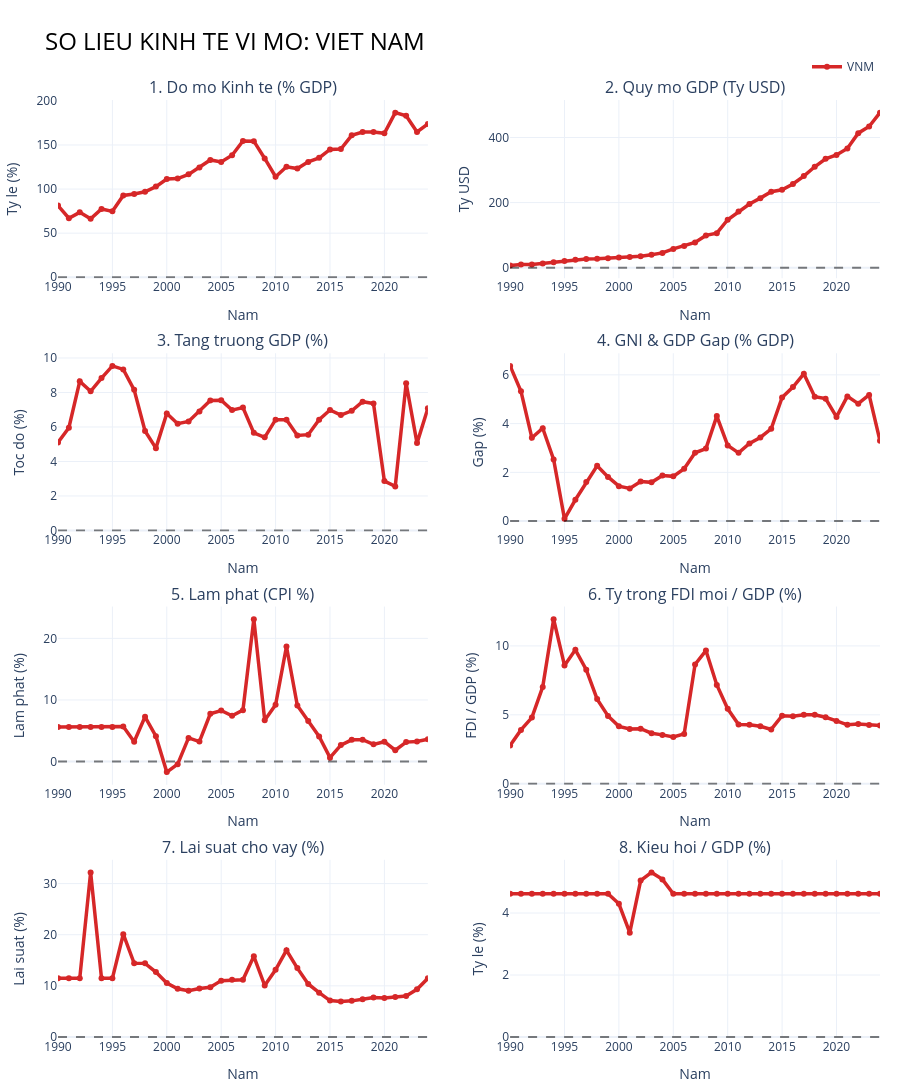

The code cell stored with this chart in its notebook:
### Code cell
import pandas as pd
import plotly.graph_objects as go
from plotly.subplots import make_subplots

# 1. DOC DU LIEU
file_path = 'cleaned_data/information/panel_macro_cleaned.csv'
try:
    df = pd.read_csv(file_path)
except FileNotFoundError:
    print(f"Khong tim thay file tai {file_path}.")

# 2. DINH NGHIA CAC CHI SO CAN VE (8 bieu do)
indicators = [
    {'col': 'Economic_Openness_Pct', 'title': '1. Do mo Kinh te (% GDP)', 'ylabel': 'Ty le (%)'},
    {'col': 'GDP_Current_USD', 'title': '2. Quy mo GDP (Ty USD)', 'ylabel': 'Ty USD', 'divide_by': 1e9},
    {'col': 'GDP_Growth_Pct', 'title': '3. Tang truong GDP (%)', 'ylabel': 'Toc do (%)'},
    {'col': 'GDP_GNI_Gap_Pct', 'title': '4. GNI & GDP Gap (% GDP)', 'ylabel': 'Gap (%)'},
    {'col': 'Inflation_CPI_Pct', 'title': '5. Lam phat (CPI %)', 'ylabel': 'Lam phat (%)'},
    {'col': 'FDI_to_GDP_Pct', 'title': '6. Ty trong FDI moi / GDP (%)', 'ylabel': 'FDI / GDP (%)'},
    {'col': 'Lending_Interest_Rate_Pct', 'title': '7. Lai suat cho vay (%)', 'ylabel': 'Lai suat (%)'},
    {'col': 'Remittances_Pct_GDP', 'title': '8. Kieu hoi / GDP (%)', 'ylabel': 'Ty le (%)'}
]

# 3. VE DASHBOARD CHI RIENG VIET NAM
vnm_df = df[df['Country'] == 'VNM'].copy()

fig = make_subplots(
    rows=4, cols=2,
    subplot_titles=[ind['title'] for ind in indicators],
    vertical_spacing=0.08, horizontal_spacing=0.1
)

coords = [(1, 1), (1, 2), (2, 1), (2, 2), (3, 1), (3, 2), (4, 1), (4, 2)]

for i, ind in enumerate(indicators):
    row, col_idx = coords[i]
    col_name = ind['col']

    plot_data = vnm_df.copy()
    if 'divide_by' in ind:
        plot_data[col_name] = plot_data[col_name] / ind['divide_by']

    fig.add_trace(
        go.Scatter(
            x=plot_data['Year'],
            y=plot_data[col_name],
            mode='lines+markers',
            name='VNM',
            line=dict(color='#d62728', width=3.5),
            hovertemplate="<b>VNM</b><br>Nam: %{x}<br>Gia tri: %{y:,.2f}<extra></extra>",
            showlegend=(i == 0)
        ),
        row=row, col=col_idx
    )

    fig.add_hline(y=0, line_dash="dash", line_color="black", opacity=0.5, row=row, col=col_idx)
    fig.update_yaxes(title_text=ind['ylabel'], tickformat=",", row=row, col=col_idx)
    fig.update_xaxes(title_text="Nam", range=[1990, 2024], dtick=5, row=row, col=col_idx)

fig.update_layout(
    height=1800,
    autosize=True,
    margin=dict(l=50, r=20, t=100, b=50),
    title_text="SO LIEU KINH TE VI MO: VIET NAM",
    title_font=dict(size=24, color='black'),
    title_x=0.05,
    hovermode="x unified",
    template="plotly_white",
    legend=dict(
        orientation="h",
        yanchor="bottom",
        y=1.02,
        xanchor="right",
        x=1
    )
)

fig.show(config={'responsive': True})
fig.write_html("So_lieu_VNM.html")

### Figure 1 — Plotly figure (JSON) as saved in the notebook; plotly's stock layout.template omitted (floating-point values rounded to 4 significant figures)
{"data": [{"hovertemplate": "<b>VNM</b><br>Nam: %{x}<br>Gia tri: %{y:,.2f}<extra></extra>", "line": {"color": "#d62728", "width": 3.5}, "mode": "lines+markers", "name": "VNM", "showlegend": true, "type": "scatter", "x": [1990, 1991, 1992, 1993, 1994, 1995, 1996, 1997, 1998, 1999, 2000, 2001, 2002, 2003, 2004, 2005, 2006, 2007, 2008, 2009, 2010, 2011, 2012, 2013, 2014, 2015, 2016, 2017, 2018, 2019, 2020, 2021, 2022, 2023, 2024], "xaxis": "x", "y": [81.32, 66.95, 73.58, 66.21, 77.47, 74.72, 92.71, 94.34, 97.0, 102.8, 111.4, 112.0, 116.7, 124.3, 133.0, 130.7, 138.3, 154.6, 154.3, 134.7, 114.0, 125.3, 123.2, 130.8, 135.4, 144.9, 145.4, 161.0, 164.7, 164.7, 163.2, 186.7, 183.2, 164.8, 173.9], "yaxis": "y"}, {"hovertemplate": "<b>VNM</b><br>Nam: %{x}<br>Gia tri: %{y:,.2f}<extra></extra>", "line": {"color": "#d62728", "width": 3.5}, "mode": "lines+markers", "name": "VNM", "showlegend": false, "type": "scatter", "x": [1990, 1991, 1992, 1993, 1994, 1995, 1996, 1997, 1998, 1999, 2000, 2001, 2002, 2003, 2004, 2005, 2006, 2007, 2008, 2009, 2010, 2011, 2012, 2013, 2014, 2015, 2016, 2017, 2018, 2019, 2020, 2021, 2022, 2023, 2024], "xaxis": "x2", "y": [6.472, 9.613, 9.867, 13.18, 16.29, 20.74, 24.66, 26.84, 27.21, 28.68, 31.17, 32.69, 35.06, 39.55, 45.43, 57.63, 66.37, 77.41, 99.13, 106.0, 147.2, 172.6, 195.6, 213.7, 233.5, 239.3, 257.1, 281.4, 310.1, 334.4, 346.6, 366.5, 413.4, 433.9, 476.4], "yaxis": "y2"}, {"hovertemplate": "<b>VNM</b><br>Nam: %{x}<br>Gia tri: %{y:,.2f}<extra></extra>", "line": {"color": "#d62728", "width": 3.5}, "mode": "lines+markers", "name": "VNM", "showlegend": false, "type": "scatter", "x": [1990, 1991, 1992, 1993, 1994, 1995, 1996, 1997, 1998, 1999, 2000, 2001, 2002, 2003, 2004, 2005, 2006, 2007, 2008, 2009, 2010, 2011, 2012, 2013, 2014, 2015, 2016, 2017, 2018, 2019, 2020, 2021, 2022, 2023, 2024], "xaxis": "x3", "y": [5.101, 5.961, 8.646, 8.073, 8.839, 9.54, 9.34, 8.152, 5.764, 4.774, 6.787, 6.193, 6.321, 6.899, 7.536, 7.547, 6.978, 7.13, 5.662, 5.398, 6.423, 6.413, 5.505, 5.554, 6.422, 6.987, 6.69, 6.94, 7.465, 7.359, 2.865, 2.554, 8.538, 5.065, 7.091], "yaxis": "y3"}, {"hovertemplate": "<b>VNM</b><br>Nam: %{x}<br>Gia tri: %{y:,.2f}<extra></extra>", "line": {"color": "#d62728", "width": 3.5}, "mode": "lines+markers", "name": "VNM", "showlegend": false, "type": "scatter", "x": [1990, 1991, 1992, 1993, 1994, 1995, 1996, 1997, 1998, 1999, 2000, 2001, 2002, 2003, 2004, 2005, 2006, 2007, 2008, 2009, 2010, 2011, 2012, 2013, 2014, 2015, 2016, 2017, 2018, 2019, 2020, 2021, 2022, 2023, 2024], "xaxis": "x4", "y": [6.366, 5.328, 3.415, 3.811, 2.53, 0.09393, 0.8756, 1.602, 2.266, 1.813, 1.433, 1.338, 1.625, 1.59, 1.873, 1.836, 2.149, 2.804, 2.975, 4.307, 3.103, 2.801, 3.185, 3.433, 3.789, 5.075, 5.501, 6.041, 5.102, 5.024, 4.275, 5.116, 4.817, 5.178, 3.294], "yaxis": "y4"}, {"hovertemplate": "<b>VNM</b><br>Nam: %{x}<br>Gia tri: %{y:,.2f}<extra></extra>", "line": {"color": "#d62728", "width": 3.5}, "mode": "lines+markers", "name": "VNM", "showlegend": false, "type": "scatter", "x": [1990, 1991, 1992, 1993, 1994, 1995, 1996, 1997, 1998, 1999, 2000, 2001, 2002, 2003, 2004, 2005, 2006, 2007, 2008, 2009, 2010, 2011, 2012, 2013, 2014, 2015, 2016, 2017, 2018, 2019, 2020, 2021, 2022, 2023, 2024], "xaxis": "x5", "y": [5.611, 5.611, 5.611, 5.611, 5.611, 5.611, 5.675, 3.21, 7.266, 4.117, -1.71, -0.4315, 3.831, 3.235, 7.755, 8.285, 7.418, 8.344, 23.12, 6.717, 9.207, 18.68, 9.095, 6.593, 4.085, 0.6312, 2.668, 3.52, 3.54, 2.796, 3.221, 1.835, 3.157, 3.253, 3.621], "yaxis": "y5"}, {"hovertemplate": "<b>VNM</b><br>Nam: %{x}<br>Gia tri: %{y:,.2f}<extra></extra>", "line": {"color": "#d62728", "width": 3.5}, "mode": "lines+markers", "name": "VNM", "showlegend": false, "type": "scatter", "x": [1990, 1991, 1992, 1993, 1994, 1995, 1996, 1997, 1998, 1999, 2000, 2001, 2002, 2003, 2004, 2005, 2006, 2007, 2008, 2009, 2010, 2011, 2012, 2013, 2014, 2015, 2016, 2017, 2018, 2019, 2020, 2021, 2022, 2023, 2024], "xaxis": "x6", "y": [2.781, 3.903, 4.803, 7.028, 11.94, 8.586, 9.713, 8.27, 6.141, 4.923, 4.164, 3.977, 3.993, 3.666, 3.544, 3.39, 3.616, 8.655, 9.663, 7.169, 5.435, 4.305, 4.278, 4.165, 3.941, 4.932, 4.901, 5.011, 4.998, 4.821, 4.558, 4.273, 4.329, 4.264, 4.234], "yaxis": "y6"}, {"hovertemplate": "<b>VNM</b><br>Nam: %{x}<br>Gia tri: %{y:,.2f}<extra></extra>", "line": {"color": "#d62728", "width": 3.5}, "mode": "lines+markers", "name": "VNM", "showlegend": false, "type": "scatter", "x": [1990, 1991, 1992, 1993, 1994, 1995, 1996, 1997, 1998, 1999, 2000, 2001, 2002, 2003, 2004, 2005, 2006, 2007, 2008, 2009, 2010, 2011, 2012, 2013, 2014, 2015, 2016, 2017, 2018, 2019, 2020, 2021, 2022, 2023, 2024], "xaxis": "x7", "y": [11.48, 11.48, 11.48, 32.18, 11.48, 11.48, 20.1, 14.42, 14.4, 12.7, 10.55, 9.42, 9.062, 9.48, 9.723, 11.03, 11.18, 11.18, 15.78, 10.07, 13.14, 16.95, 13.47, 10.37, 8.665, 7.117, 6.96, 7.067, 7.372, 7.707, 7.647, 7.811, 8.013, 9.323, 11.48], "yaxis": "y7"}, {"hovertemplate": "<b>VNM</b><br>Nam: %{x}<br>Gia tri: %{y:,.2f}<extra></extra>", "line": {"color": "#d62728", "width": 3.5}, "mode": "lines+markers", "name": "VNM", "showlegend": false, "type": "scatter", "x": [1990, 1991, 1992, 1993, 1994, 1995, 1996, 1997, 1998, 1999, 2000, 2001, 2002, 2003, 2004, 2005, 2006, 2007, 2008, 2009, 2010, 2011, 2012, 2013, 2014, 2015, 2016, 2017, 2018, 2019, 2020, 2021, 2022, 2023, 2024], "xaxis": "x8", "y": [4.621, 4.621, 4.621, 4.621, 4.621, 4.621, 4.621, 4.621, 4.621, 4.621, 4.299, 3.365, 5.048, 5.309, 5.085, 4.621, 4.621, 4.621, 4.621, 4.621, 4.621, 4.621, 4.621, 4.621, 4.621, 4.621, 4.621, 4.621, 4.621, 4.621, 4.621, 4.621, 4.621, 4.621, 4.621], "yaxis": "y8"}], "layout": {"annotations": [{"font": {"size": 16}, "showarrow": false, "text": "1. Do mo Kinh te (% GDP)", "x": 0.225, "xanchor": "center", "xref": "paper", "y": 1, "yanchor": "bottom", "yref": "paper"}, {"font": {"size": 16}, "showarrow": false, "text": "2. Quy mo GDP (Ty USD)", "x": 0.775, "xanchor": "center", "xref": "paper", "y": 1, "yanchor": "bottom", "yref": "paper"}, {"font": {"size": 16}, "showarrow": false, "text": "3. Tang truong GDP (%)", "x": 0.225, "xanchor": "center", "xref": "paper", "y": 0.73, "yanchor": "bottom", "yref": "paper"}, {"font": {"size": 16}, "showarrow": false, "text": "4. GNI & GDP Gap (% GDP)", "x": 0.775, "xanchor": "center", "xref": "paper", "y": 0.73, "yanchor": "bottom", "yref": "paper"}, {"font": {"size": 16}, "showarrow": false, "text": "5. Lam phat (CPI %)", "x": 0.225, "xanchor": "center", "xref": "paper", "y": 0.46, "yanchor": "bottom", "yref": "paper"}, {"font": {"size": 16}, "showarrow": false, "text": "6. Ty trong FDI moi / GDP (%)", "x": 0.775, "xanchor": "center", "xref": "paper", "y": 0.46, "yanchor": "bottom", "yref": "paper"}, {"font": {"size": 16}, "showarrow": false, "text": "7. Lai suat cho vay (%)", "x": 0.225, "xanchor": "center", "xref": "paper", "y": 0.19, "yanchor": "bottom", "yref": "paper"}, {"font": {"size": 16}, "showarrow": false, "text": "8. Kieu hoi / GDP (%)", "x": 0.775, "xanchor": "center", "xref": "paper", "y": 0.19, "yanchor": "bottom", "yref": "paper"}], "autosize": true, "height": 1800, "hovermode": "x unified", "legend": {"orientation": "h", "x": 1, "xanchor": "right", "y": 1.02, "yanchor": "bottom"}, "margin": {"b": 50, "l": 50, "r": 20, "t": 100}, "shapes": [{"line": {"color": "black", "dash": "dash"}, "opacity": 0.5, "type": "line", "x0": 0, "x1": 1, "xref": "x domain", "y0": 0, "y1": 0, "yref": "y"}, {"line": {"color": "black", "dash": "dash"}, "opacity": 0.5, "type": "line", "x0": 0, "x1": 1, "xref": "x2 domain", "y0": 0, "y1": 0, "yref": "y2"}, {"line": {"color": "black", "dash": "dash"}, "opacity": 0.5, "type": "line", "x0": 0, "x1": 1, "xref": "x3 domain", "y0": 0, "y1": 0, "yref": "y3"}, {"line": {"color": "black", "dash": "dash"}, "opacity": 0.5, "type": "line", "x0": 0, "x1": 1, "xref": "x4 domain", "y0": 0, "y1": 0, "yref": "y4"}, {"line": {"color": "black", "dash": "dash"}, "opacity": 0.5, "type": "line", "x0": 0, "x1": 1, "xref": "x5 domain", "y0": 0, "y1": 0, "yref": "y5"}, {"line": {"color": "black", "dash": "dash"}, "opacity": 0.5, "type": "line", "x0": 0, "x1": 1, "xref": "x6 domain", "y0": 0, "y1": 0, "yref": "y6"}, {"line": {"color": "black", "dash": "dash"}, "opacity": 0.5, "type": "line", "x0": 0, "x1": 1, "xref": "x7 domain", "y0": 0, "y1": 0, "yref": "y7"}, {"line": {"color": "black", "dash": "dash"}, "opacity": 0.5, "type": "line", "x0": 0, "x1": 1, "xref": "x8 domain", "y0": 0, "y1": 0, "yref": "y8"}], "title": {"font": {"color": "black", "size": 24}, "text": "SO LIEU KINH TE VI MO: VIET NAM", "x": 0.05}, "xaxis": {"anchor": "y", "domain": [0, 0.45], "dtick": 5, "range": [1990, 2024], "title": {"text": "Nam"}}, "xaxis2": {"anchor": "y2", "domain": [0.55, 1], "dtick": 5, "range": [1990, 2024], "title": {"text": "Nam"}}, "xaxis3": {"anchor": "y3", "domain": [0, 0.45], "dtick": 5, "range": [1990, 2024], "title": {"text": "Nam"}}, "xaxis4": {"anchor": "y4", "domain": [0.55, 1], "dtick": 5, "range": [1990, 2024], "title": {"text": "Nam"}}, "xaxis5": {"anchor": "y5", "domain": [0, 0.45], "dtick": 5, "range": [1990, 2024], "title": {"text": "Nam"}}, "xaxis6": {"anchor": "y6", "domain": [0.55, 1], "dtick": 5, "range": [1990, 2024], "title": {"text": "Nam"}}, "xaxis7": {"anchor": "y7", "domain": [0, 0.45], "dtick": 5, "range": [1990, 2024], "title": {"text": "Nam"}}, "xaxis8": {"anchor": "y8", "domain": [0.55, 1], "dtick": 5, "range": [1990, 2024], "title": {"text": "Nam"}}, "yaxis": {"anchor": "x", "domain": [0.81, 1], "tickformat": ",", "title": {"text": "Ty le (%)"}}, "yaxis2": {"anchor": "x2", "domain": [0.81, 1], "tickformat": ",", "title": {"text": "Ty USD"}}, "yaxis3": {"anchor": "x3", "domain": [0.54, 0.73], "tickformat": ",", "title": {"text": "Toc do (%)"}}, "yaxis4": {"anchor": "x4", "domain": [0.54, 0.73], "tickformat": ",", "title": {"text": "Gap (%)"}}, "yaxis5": {"anchor": "x5", "domain": [0.27, 0.46], "tickformat": ",", "title": {"text": "Lam phat (%)"}}, "yaxis6": {"anchor": "x6", "domain": [0.27, 0.46], "tickformat": ",", "title": {"text": "FDI / GDP (%)"}}, "yaxis7": {"anchor": "x7", "domain": [0, 0.19], "tickformat": ",", "title": {"text": "Lai suat (%)"}}, "yaxis8": {"anchor": "x8", "domain": [0, 0.19], "tickformat": ",", "title": {"text": "Ty le (%)"}}}}
